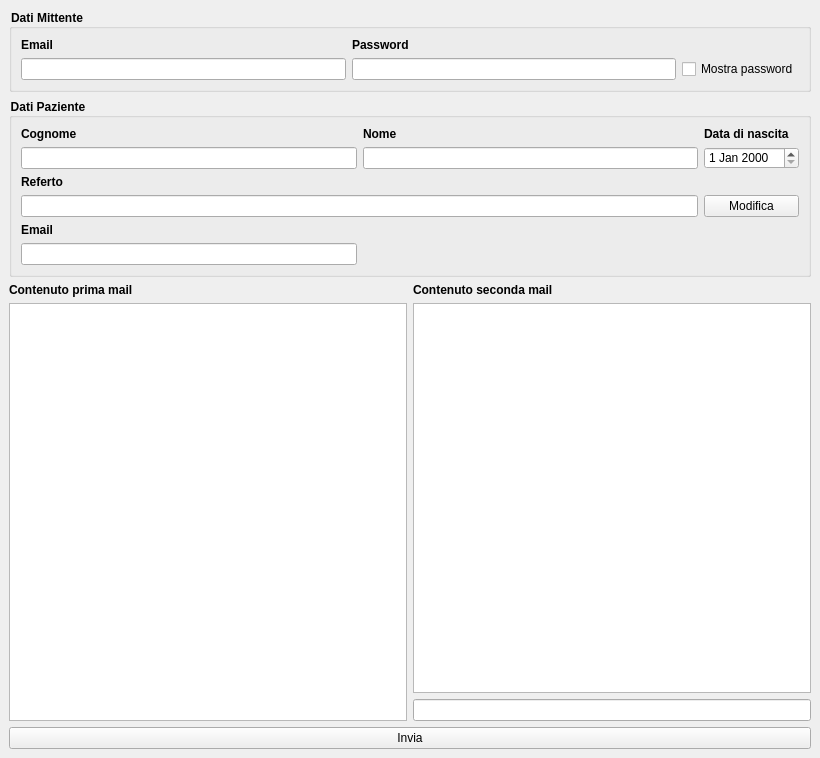
<?xml version="1.0" encoding="UTF-8"?>
<ui version="4.0">
 <class>EmailWindow</class>
 <widget class="QMainWindow" name="EmailWindow">
  <property name="geometry">
   <rect>
    <x>0</x>
    <y>0</y>
    <width>820</width>
    <height>758</height>
   </rect>
  </property>
  <property name="windowTitle">
   <string>Mail Pazienti</string>
  </property>
  <widget class="QWidget" name="central_widget">
   <layout class="QVBoxLayout" name="verticalLayout">
    <item>
     <widget class="QGroupBox" name="sender_group">
      <property name="styleSheet">
       <string notr="true">font:bold</string>
      </property>
      <property name="title">
       <string>Dati Mittente</string>
      </property>
      <layout class="QVBoxLayout" name="verticalLayout_2">
       <property name="spacing">
        <number>0</number>
       </property>
       <property name="leftMargin">
        <number>0</number>
       </property>
       <property name="topMargin">
        <number>0</number>
       </property>
       <property name="rightMargin">
        <number>0</number>
       </property>
       <property name="bottomMargin">
        <number>0</number>
       </property>
       <item>
        <widget class="QWidget" name="sender_widget" native="true">
         <property name="styleSheet">
          <string notr="true">font:normal</string>
         </property>
         <layout class="QGridLayout" name="gridLayout">
          <property name="topMargin">
           <number>9</number>
          </property>
          <property name="rightMargin">
           <number>9</number>
          </property>
          <property name="horizontalSpacing">
           <number>6</number>
          </property>
          <item row="1" column="1">
           <widget class="QLineEdit" name="sender_password_line_edit">
            <property name="echoMode">
             <enum>QLineEdit::Password</enum>
            </property>
           </widget>
          </item>
          <item row="0" column="1">
           <widget class="QLabel" name="sender_password_label">
            <property name="sizePolicy">
             <sizepolicy hsizetype="Preferred" vsizetype="Minimum">
              <horstretch>0</horstretch>
              <verstretch>0</verstretch>
             </sizepolicy>
            </property>
            <property name="text">
             <string>&lt;b&gt;Password&lt;/b&gt;</string>
            </property>
            <property name="textFormat">
             <enum>Qt::RichText</enum>
            </property>
            <property name="indent">
             <number>0</number>
            </property>
           </widget>
          </item>
          <item row="1" column="0">
           <widget class="QLineEdit" name="sender_email_line_edit"/>
          </item>
          <item row="0" column="0">
           <widget class="QLabel" name="sender_email_label">
            <property name="sizePolicy">
             <sizepolicy hsizetype="Preferred" vsizetype="Minimum">
              <horstretch>0</horstretch>
              <verstretch>0</verstretch>
             </sizepolicy>
            </property>
            <property name="text">
             <string>&lt;b&gt;Email&lt;/b&gt;</string>
            </property>
            <property name="textFormat">
             <enum>Qt::RichText</enum>
            </property>
            <property name="margin">
             <number>0</number>
            </property>
            <property name="indent">
             <number>0</number>
            </property>
           </widget>
          </item>
          <item row="1" column="2">
           <widget class="QCheckBox" name="see_password_check_box">
            <property name="text">
             <string>Mostra password</string>
            </property>
           </widget>
          </item>
         </layout>
        </widget>
       </item>
      </layout>
     </widget>
    </item>
    <item>
     <widget class="QGroupBox" name="patient_group">
      <property name="styleSheet">
       <string notr="true">font:bold</string>
      </property>
      <property name="title">
       <string>Dati Paziente</string>
      </property>
      <layout class="QVBoxLayout" name="verticalLayout_3">
       <property name="leftMargin">
        <number>0</number>
       </property>
       <property name="topMargin">
        <number>0</number>
       </property>
       <property name="rightMargin">
        <number>0</number>
       </property>
       <property name="bottomMargin">
        <number>0</number>
       </property>
       <item>
        <widget class="QWidget" name="patient_widget" native="true">
         <property name="styleSheet">
          <string notr="true">font:normal</string>
         </property>
         <layout class="QGridLayout" name="gridLayout_2">
          <item row="4" column="2">
           <widget class="QPushButton" name="edit_report_button">
            <property name="text">
             <string>Modifica</string>
            </property>
           </widget>
          </item>
          <item row="5" column="0">
           <widget class="QLabel" name="email_label">
            <property name="styleSheet">
             <string notr="true">font:bold</string>
            </property>
            <property name="text">
             <string>Email</string>
            </property>
           </widget>
          </item>
          <item row="0" column="2">
           <widget class="QLabel" name="born_label">
            <property name="styleSheet">
             <string notr="true">font:bold</string>
            </property>
            <property name="text">
             <string>Data di nascita</string>
            </property>
           </widget>
          </item>
          <item row="1" column="0">
           <widget class="QLineEdit" name="surname_line_edit"/>
          </item>
          <item row="1" column="2">
           <widget class="QDateEdit" name="born_date_edit"/>
          </item>
          <item row="0" column="0">
           <widget class="QLabel" name="surname_label">
            <property name="styleSheet">
             <string notr="true">font:bold</string>
            </property>
            <property name="text">
             <string>Cognome</string>
            </property>
           </widget>
          </item>
          <item row="1" column="1">
           <widget class="QLineEdit" name="name_line_edit"/>
          </item>
          <item row="3" column="0">
           <widget class="QLabel" name="report_label">
            <property name="styleSheet">
             <string notr="true">font:bold</string>
            </property>
            <property name="text">
             <string>Referto</string>
            </property>
           </widget>
          </item>
          <item row="4" column="0" colspan="2">
           <widget class="QLineEdit" name="report_line_edit">
            <property name="readOnly">
             <bool>true</bool>
            </property>
           </widget>
          </item>
          <item row="0" column="1">
           <widget class="QLabel" name="name_label">
            <property name="styleSheet">
             <string notr="true">font:bold</string>
            </property>
            <property name="text">
             <string>Nome</string>
            </property>
           </widget>
          </item>
          <item row="6" column="0">
           <widget class="QLineEdit" name="email_line_edit"/>
          </item>
         </layout>
        </widget>
       </item>
      </layout>
     </widget>
    </item>
    <item>
     <layout class="QGridLayout" name="email_group">
      <item row="0" column="0">
       <widget class="QLabel" name="first_email_label">
        <property name="styleSheet">
         <string notr="true">font:bold</string>
        </property>
        <property name="text">
         <string>Contenuto prima mail</string>
        </property>
       </widget>
      </item>
      <item row="1" column="1">
       <widget class="QPlainTextEdit" name="second_email_text"/>
      </item>
      <item row="0" column="1">
       <widget class="QLabel" name="second_email_label">
        <property name="styleSheet">
         <string notr="true">font:bold</string>
        </property>
        <property name="text">
         <string>Contenuto seconda mail</string>
        </property>
       </widget>
      </item>
      <item row="1" column="0" rowspan="2">
       <widget class="QPlainTextEdit" name="first_email_text"/>
      </item>
      <item row="2" column="1">
       <widget class="QLineEdit" name="second_email_line_edit">
        <property name="readOnly">
         <bool>true</bool>
        </property>
       </widget>
      </item>
     </layout>
    </item>
    <item>
     <widget class="QPushButton" name="send_button">
      <property name="text">
       <string>Invia</string>
      </property>
     </widget>
    </item>
   </layout>
  </widget>
 </widget>
 <resources/>
 <connections/>
</ui>
